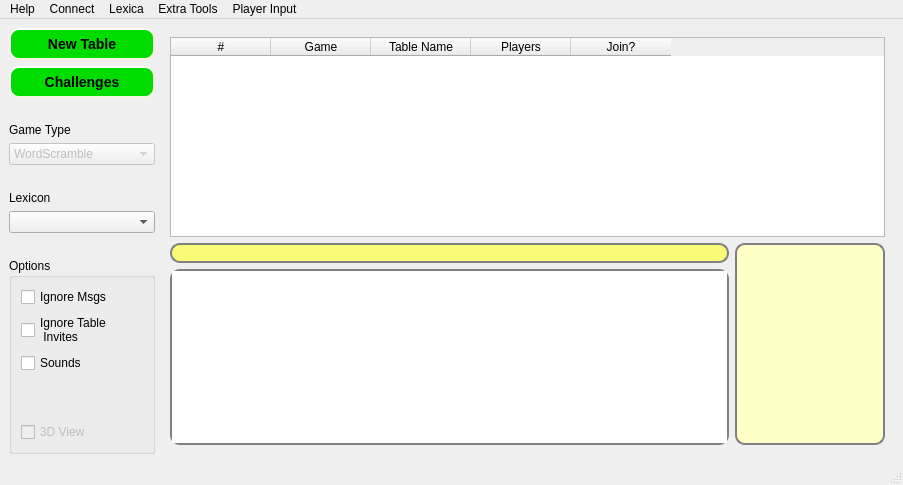
<?xml version="1.0" encoding="UTF-8"?>
<ui version="4.0">
 <class>MainWindow</class>
 <widget class="QMainWindow" name="MainWindow">
  <property name="geometry">
   <rect>
    <x>0</x>
    <y>0</y>
    <width>890</width>
    <height>485</height>
   </rect>
  </property>
  <property name="baseSize">
   <size>
    <width>887</width>
    <height>0</height>
   </size>
  </property>
  <property name="windowTitle">
   <string>MainWindow</string>
  </property>
  <widget class="QWidget" name="centralwidget">
   <layout class="QGridLayout" name="gridLayout_3">
    <item row="0" column="0">
     <widget class="QPushButton" name="pushButtonNewTable">
      <property name="focusPolicy">
       <enum>Qt::NoFocus</enum>
      </property>
      <property name="styleSheet">
       <string> QPushButton {
     background-color: rgb(0, 220, 0);
     border-style: outset;
     border-width: 2px;
     border-radius: 10px;
     border-color: beige;
     font: bold 14px;
     min-width: 5em;
     padding: 6px;
 }
QPushButton:disabled{
	background-color: rgb(0, 100, 0);
	color: rgb(100, 100, 100);
}
 QPushButton:pressed {
     background-color: rgb(0, 150, 0);
     border-style: inset;
 } </string>
      </property>
      <property name="text">
       <string>New Table</string>
      </property>
     </widget>
    </item>
    <item row="0" column="1" rowspan="10">
     <widget class="QStackedWidget" name="stackedWidget">
      <property name="currentIndex">
       <number>0</number>
      </property>
      <widget class="QWidget" name="page">
       <layout class="QGridLayout" name="gridLayout_2">
        <item row="0" column="0">
         <layout class="QVBoxLayout" name="verticalLayout_2">
          <item>
           <widget class="QTableWidget" name="roomTableWidget">
            <property name="sizePolicy">
             <sizepolicy hsizetype="Expanding" vsizetype="Expanding">
              <horstretch>0</horstretch>
              <verstretch>0</verstretch>
             </sizepolicy>
            </property>
            <property name="minimumSize">
             <size>
              <width>715</width>
              <height>200</height>
             </size>
            </property>
            <property name="focusPolicy">
             <enum>Qt::NoFocus</enum>
            </property>
            <property name="styleSheet">
             <string/>
            </property>
            <property name="editTriggers">
             <set>QAbstractItemView::NoEditTriggers</set>
            </property>
            <property name="tabKeyNavigation">
             <bool>false</bool>
            </property>
            <property name="showDropIndicator" stdset="0">
             <bool>false</bool>
            </property>
            <property name="alternatingRowColors">
             <bool>true</bool>
            </property>
            <property name="selectionMode">
             <enum>QAbstractItemView::NoSelection</enum>
            </property>
            <property name="showGrid">
             <bool>false</bool>
            </property>
            <property name="gridStyle">
             <enum>Qt::DashDotLine</enum>
            </property>
            <property name="sortingEnabled">
             <bool>false</bool>
            </property>
            <column>
             <property name="text">
              <string>#</string>
             </property>
            </column>
            <column>
             <property name="text">
              <string>Game</string>
             </property>
            </column>
            <column>
             <property name="text">
              <string>Table Name</string>
             </property>
            </column>
            <column>
             <property name="text">
              <string>Players</string>
             </property>
            </column>
            <column>
             <property name="text">
              <string>Join?</string>
             </property>
            </column>
           </widget>
          </item>
          <item>
           <layout class="QGridLayout" name="gridLayout">
            <property name="sizeConstraint">
             <enum>QLayout::SetDefaultConstraint</enum>
            </property>
            <item row="0" column="0">
             <widget class="QLineEdit" name="lineEditChat">
              <property name="styleSheet">
               <string> QLineEdit {
     border: 2px solid gray;
     border-radius: 10px;
     padding: 0 8px;
     background: rgb(250, 250, 120);
     selection-background-color: darkgray;
 } 
</string>
              </property>
              <property name="text">
               <string/>
              </property>
              <property name="maxLength">
               <number>300</number>
              </property>
             </widget>
            </item>
            <item row="0" column="1" rowspan="2">
             <widget class="playerListWidget" name="listWidgetPeopleConnected">
              <property name="minimumSize">
               <size>
                <width>0</width>
                <height>200</height>
               </size>
              </property>
              <property name="maximumSize">
               <size>
                <width>150</width>
                <height>16777215</height>
               </size>
              </property>
              <property name="focusPolicy">
               <enum>Qt::NoFocus</enum>
              </property>
              <property name="styleSheet">
               <string>QListWidget {
     border: 2px solid gray;
     border-radius: 10px;
	background-color: rgb(255, 255, 200);
}</string>
              </property>
             </widget>
            </item>
            <item row="1" column="0">
             <widget class="QTextBrowser" name="chatText">
              <property name="focusPolicy">
               <enum>Qt::NoFocus</enum>
              </property>
              <property name="styleSheet">
               <string> QTextEdit, QListView {
     border: 2px solid gray;
     border-radius: 10px;
 } </string>
              </property>
             </widget>
            </item>
           </layout>
          </item>
         </layout>
        </item>
       </layout>
      </widget>
      <widget class="QWidget" name="page_2">
       <layout class="QGridLayout" name="gridLayout_4">
        <item row="0" column="0">
         <widget class="QWidget" name="widgetGL" native="true"/>
        </item>
       </layout>
      </widget>
     </widget>
    </item>
    <item row="1" column="0">
     <widget class="QPushButton" name="pushButtonChallenges">
      <property name="focusPolicy">
       <enum>Qt::NoFocus</enum>
      </property>
      <property name="styleSheet">
       <string> QPushButton {
     background-color: rgb(0, 220, 0);
     border-style: outset;
     border-width: 2px;
     border-radius: 10px;
     border-color: beige;
     font: bold 14px;
     min-width: 5em;
     padding: 6px;
 }
QPushButton:disabled{
	background-color: rgb(0, 100, 0);
	color: rgb(100, 100, 100);
}
 QPushButton:pressed {
     background-color: rgb(0, 150, 0);
     border-style: inset;
 } </string>
      </property>
      <property name="text">
       <string>Challenges</string>
      </property>
     </widget>
    </item>
    <item row="2" column="0">
     <spacer>
      <property name="orientation">
       <enum>Qt::Vertical</enum>
      </property>
      <property name="sizeHint" stdset="0">
       <size>
        <width>20</width>
        <height>40</height>
       </size>
      </property>
     </spacer>
    </item>
    <item row="6" column="0">
     <widget class="QLabel" name="label_5">
      <property name="text">
       <string>Lexicon</string>
      </property>
     </widget>
    </item>
    <item row="7" column="0">
     <widget class="QComboBox" name="comboBoxLexicon">
      <property name="focusPolicy">
       <enum>Qt::NoFocus</enum>
      </property>
     </widget>
    </item>
    <item row="8" column="0">
     <spacer name="verticalSpacer">
      <property name="orientation">
       <enum>Qt::Vertical</enum>
      </property>
      <property name="sizeHint" stdset="0">
       <size>
        <width>20</width>
        <height>40</height>
       </size>
      </property>
     </spacer>
    </item>
    <item row="9" column="0">
     <widget class="QGroupBox" name="groupBox">
      <property name="title">
       <string>Options</string>
      </property>
      <layout class="QVBoxLayout" name="verticalLayout">
       <item>
        <widget class="QCheckBox" name="checkBoxIgnoreMsgs">
         <property name="text">
          <string>Ignore Msgs</string>
         </property>
        </widget>
       </item>
       <item>
        <widget class="QCheckBox" name="checkBoxIgnoreTableInvites">
         <property name="text">
          <string>Ignore Table
 Invites</string>
         </property>
        </widget>
       </item>
       <item>
        <widget class="QCheckBox" name="checkBoxSounds">
         <property name="text">
          <string>Sounds</string>
         </property>
        </widget>
       </item>
       <item>
        <spacer name="verticalSpacer_2">
         <property name="orientation">
          <enum>Qt::Vertical</enum>
         </property>
         <property name="sizeHint" stdset="0">
          <size>
           <width>20</width>
           <height>63</height>
          </size>
         </property>
        </spacer>
       </item>
       <item>
        <widget class="QCheckBox" name="checkBox3DView">
         <property name="enabled">
          <bool>false</bool>
         </property>
         <property name="text">
          <string>3D View</string>
         </property>
        </widget>
       </item>
      </layout>
     </widget>
    </item>
    <item row="3" column="0">
     <widget class="QLabel" name="label">
      <property name="text">
       <string>Game Type</string>
      </property>
     </widget>
    </item>
    <item row="4" column="0">
     <widget class="QComboBox" name="comboBoxGameType">
      <property name="enabled">
       <bool>false</bool>
      </property>
      <item>
       <property name="text">
        <string>WordScramble</string>
       </property>
      </item>
      <item>
       <property name="text">
        <string>Taxes Hold Me</string>
       </property>
      </item>
      <item>
       <property name="text">
        <string>Edley's Bonuses</string>
       </property>
      </item>
      <item>
       <property name="text">
        <string>Anagrams</string>
       </property>
      </item>
      <item>
       <property name="text">
        <string>Edley's WordScreens</string>
       </property>
      </item>
     </widget>
    </item>
    <item row="5" column="0">
     <spacer name="verticalSpacer_3">
      <property name="orientation">
       <enum>Qt::Vertical</enum>
      </property>
      <property name="sizeHint" stdset="0">
       <size>
        <width>20</width>
        <height>40</height>
       </size>
      </property>
     </spacer>
    </item>
   </layout>
  </widget>
  <widget class="QMenuBar" name="menubar">
   <property name="geometry">
    <rect>
     <x>0</x>
     <y>0</y>
     <width>890</width>
     <height>21</height>
    </rect>
   </property>
   <widget class="QMenu" name="menuHelp">
    <property name="title">
     <string>Help</string>
    </property>
    <addaction name="actionAerolith_Help"/>
    <addaction name="actionAcknowledgements"/>
    <addaction name="actionAbout_Qt"/>
   </widget>
   <widget class="QMenu" name="menuConnect">
    <property name="title">
     <string>Connect</string>
    </property>
    <addaction name="actionConnect_to_Aerolith"/>
   </widget>
   <widget class="QMenu" name="menuLexica">
    <property name="title">
     <string>Lexica</string>
    </property>
    <addaction name="actionCreate_databases"/>
   </widget>
   <widget class="QMenu" name="menuExtra_Tools">
    <property name="title">
     <string>Extra Tools</string>
    </property>
    <addaction name="actionWord_Filter"/>
    <addaction name="actionWord_Checker"/>
   </widget>
   <widget class="QMenu" name="menuDonate">
    <property name="title">
     <string>Player Input</string>
    </property>
    <addaction name="actionSubmitSuggestion"/>
    <addaction name="separator"/>
    <addaction name="actionPaypal_Donation"/>
   </widget>
   <addaction name="menuHelp"/>
   <addaction name="menuConnect"/>
   <addaction name="menuLexica"/>
   <addaction name="menuExtra_Tools"/>
   <addaction name="menuDonate"/>
  </widget>
  <widget class="QStatusBar" name="statusbar"/>
  <action name="actionAerolith_Help">
   <property name="text">
    <string>Aerolith Help</string>
   </property>
  </action>
  <action name="actionAcknowledgements">
   <property name="enabled">
    <bool>true</bool>
   </property>
   <property name="text">
    <string>Acknowledgements</string>
   </property>
  </action>
  <action name="actionAbout_Qt">
   <property name="text">
    <string>About Qt</string>
   </property>
  </action>
  <action name="actionConnect_to_Aerolith">
   <property name="text">
    <string>Connect to Aerolith</string>
   </property>
  </action>
  <action name="actionCreate_databases">
   <property name="text">
    <string>Create databases</string>
   </property>
  </action>
  <action name="actionWord_Filter">
   <property name="enabled">
    <bool>false</bool>
   </property>
   <property name="text">
    <string>Word Filter</string>
   </property>
  </action>
  <action name="actionWord_Checker">
   <property name="enabled">
    <bool>false</bool>
   </property>
   <property name="text">
    <string>Word Checker</string>
   </property>
  </action>
  <action name="actionPaypal_Donation">
   <property name="text">
    <string>Paypal Donation</string>
   </property>
   <property name="toolTip">
    <string>Any donations to help defray ~$300/yr server costs will be greatly appreciated!</string>
   </property>
  </action>
  <action name="actionSubmitSuggestion">
   <property name="text">
    <string>Submit suggestion/bug report</string>
   </property>
  </action>
 </widget>
 <customwidgets>
  <customwidget>
   <class>playerListWidget</class>
   <extends>QListWidget</extends>
   <header>playerlistwidget.h</header>
  </customwidget>
 </customwidgets>
 <resources/>
 <connections/>
</ui>
